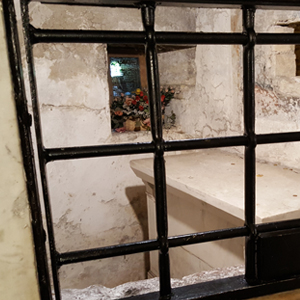
#> input picture 연습문제정답_소스/chap06/images/affine_test1.jpg, 300 x 300 px
$ python 12.py
#> lines starting #> are read from the running program, lines starting #| are printed output that depends on the picture
import numpy as np, cv2

def draw_histo(hist, shape=(200, 256)):
    hist_img = np.full(shape, 0, np.uint8)
    cv2.normalize(hist, hist, 0, shape[0], cv2.NORM_MINMAX)
    gap = hist_img.shape[1] / hist.shape[0]  # 한 계급 너비

    for i, h in enumerate(hist):
        x = int(round(i * gap))  # 막대 사각형 시작 x 좌표
        w = int(round(gap))
        roi = (x, 0, w, int(h))
        cv2.rectangle(hist_img, roi, 255, cv2.FILLED)
    return hist_img

image = cv2.imread("images/affine_test1.jpg", cv2.IMREAD_GRAYSCALE)  # 영상 읽기
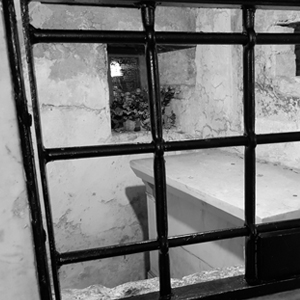
#> image: shape (300, 300); min 0, max 255, mean 119.8
if image is None: raise Exception("영상 파일 읽기 오류")

project1 = cv2.reduce(image, 0, cv2.REDUCE_AVG).ravel().astype(int)
#> project1 = 300 values, max 184 at index 0, min 11 at index 250, mean 119.7
project2 = cv2.reduce(image, 1, cv2.REDUCE_AVG).ravel().astype(int)
#> project2 = 300 values, max 170 at index 179, min 16 at index 40, mean 119.8

hist_ver = draw_histo(project1, image.shape)
#> (the run stopped early here; a loop or call above may not have finished)

$ run again, with 연습문제정답_소스/chap06/images/10.jpg copied over 연습문제정답_소스/chap06/images/affine_test1.jpg
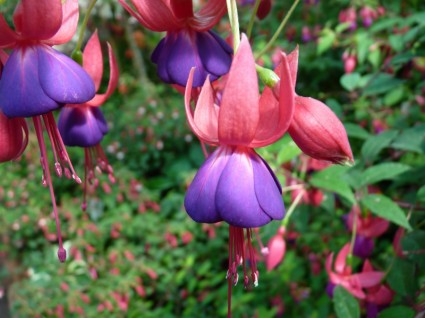
#> input picture 연습문제정답_소스/chap06/images/10.jpg, 425 x 318 px
#> `image = cv2.imread("images/affine_test1.jpg", cv2.IMREAD_GRAYSCALE)`:
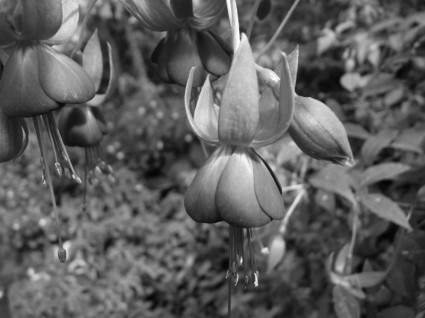
#> image: shape (318, 425); min 2, max 255, mean 93.4
#> project1 = 425 values, max 139 at index 236, min 59 at index 414, mean 93.37
#> project2 = 318 values, max 113 at index 176, min 72 at index 302, mean 93.39

$ run again, with 연습문제정답_소스/chap06/images/2d.jpg copied over 연습문제정답_소스/chap06/images/affine_test1.jpg
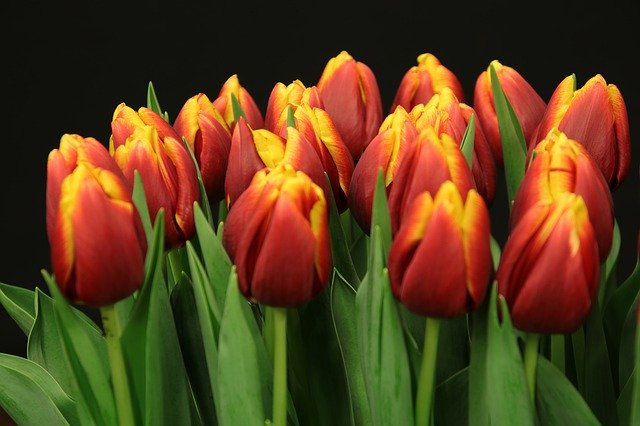
#> input picture 연습문제정답_소스/chap06/images/2d.jpg, 640 x 426 px
#> `image = cv2.imread("images/affine_test1.jpg", cv2.IMREAD_GRAYSCALE)`:
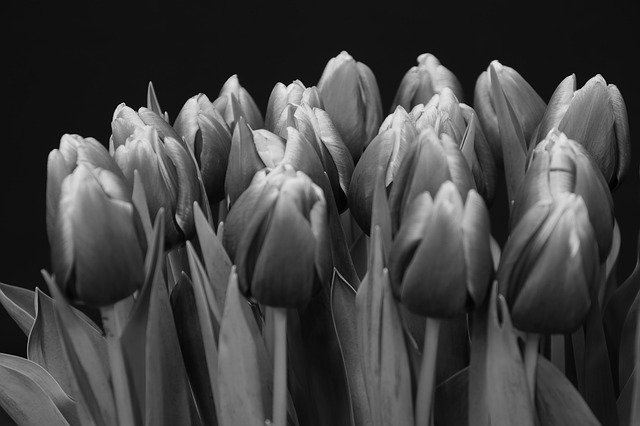
#> image: shape (426, 640); min 0, max 246, mean 66.9
#> project1 = 640 values, max 105 at index 280, min 23 at index 629, mean 66.95
#> project2 = 426 values, max 116 at index 141, min 17 at index 0, mean 66.9
